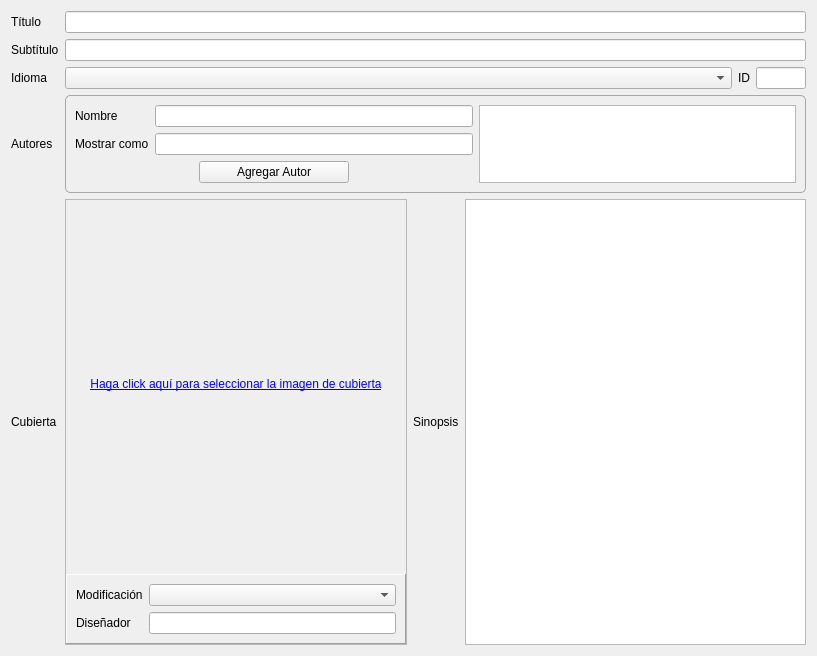
<?xml version="1.0" encoding="UTF-8"?>
<ui version="4.0">
 <class>BasicMetadata</class>
 <widget class="QWidget" name="BasicMetadata">
  <property name="geometry">
   <rect>
    <x>0</x>
    <y>0</y>
    <width>817</width>
    <height>656</height>
   </rect>
  </property>
  <property name="styleSheet">
   <string notr="true">QGroupBox
{ 
	border: 1px solid #A6A6A6; 
	border-radius: 5px; 
}</string>
  </property>
  <layout class="QGridLayout" name="gridLayout_2" rowstretch="0,0,0,0,0">
   <property name="spacing">
    <number>6</number>
   </property>
   <item row="4" column="0">
    <widget class="QLabel" name="label_5">
     <property name="sizePolicy">
      <sizepolicy hsizetype="Fixed" vsizetype="Preferred">
       <horstretch>0</horstretch>
       <verstretch>0</verstretch>
      </sizepolicy>
     </property>
     <property name="text">
      <string>Cubierta</string>
     </property>
    </widget>
   </item>
   <item row="3" column="0">
    <widget class="QLabel" name="label_3">
     <property name="text">
      <string>Autores</string>
     </property>
    </widget>
   </item>
   <item row="0" column="0">
    <widget class="QLabel" name="label">
     <property name="sizePolicy">
      <sizepolicy hsizetype="Preferred" vsizetype="Preferred">
       <horstretch>0</horstretch>
       <verstretch>0</verstretch>
      </sizepolicy>
     </property>
     <property name="text">
      <string>Título</string>
     </property>
    </widget>
   </item>
   <item row="0" column="1" colspan="3">
    <widget class="QLineEdit" name="titleInput">
     <property name="sizePolicy">
      <sizepolicy hsizetype="Preferred" vsizetype="Preferred">
       <horstretch>0</horstretch>
       <verstretch>0</verstretch>
      </sizepolicy>
     </property>
     <property name="maximumSize">
      <size>
       <width>16777215</width>
       <height>16777215</height>
      </size>
     </property>
     <property name="font">
      <font>
       <weight>75</weight>
       <bold>true</bold>
      </font>
     </property>
     <property name="alignment">
      <set>Qt::AlignCenter</set>
     </property>
    </widget>
   </item>
   <item row="1" column="0">
    <widget class="QLabel" name="label_2">
     <property name="sizePolicy">
      <sizepolicy hsizetype="Preferred" vsizetype="Preferred">
       <horstretch>0</horstretch>
       <verstretch>0</verstretch>
      </sizepolicy>
     </property>
     <property name="text">
      <string>Subtítulo</string>
     </property>
    </widget>
   </item>
   <item row="1" column="1" colspan="3">
    <widget class="QLineEdit" name="subtitleInput">
     <property name="sizePolicy">
      <sizepolicy hsizetype="Preferred" vsizetype="Preferred">
       <horstretch>0</horstretch>
       <verstretch>0</verstretch>
      </sizepolicy>
     </property>
     <property name="maximumSize">
      <size>
       <width>16777215</width>
       <height>16777215</height>
      </size>
     </property>
     <property name="font">
      <font>
       <weight>75</weight>
       <bold>true</bold>
      </font>
     </property>
     <property name="alignment">
      <set>Qt::AlignCenter</set>
     </property>
    </widget>
   </item>
   <item row="3" column="1" colspan="3">
    <widget class="QGroupBox" name="groupBox">
     <property name="sizePolicy">
      <sizepolicy hsizetype="Preferred" vsizetype="Preferred">
       <horstretch>0</horstretch>
       <verstretch>0</verstretch>
      </sizepolicy>
     </property>
     <property name="styleSheet">
      <string notr="true"/>
     </property>
     <property name="title">
      <string/>
     </property>
     <property name="flat">
      <bool>false</bool>
     </property>
     <layout class="QGridLayout" name="gridLayout_3">
      <item row="0" column="0">
       <widget class="QLabel" name="label_4">
        <property name="text">
         <string>Nombre</string>
        </property>
       </widget>
      </item>
      <item row="0" column="1">
       <widget class="QLineEdit" name="authorInput"/>
      </item>
      <item row="1" column="1">
       <widget class="QLineEdit" name="authorFileAsInput"/>
      </item>
      <item row="1" column="0">
       <widget class="QLabel" name="label_9">
        <property name="text">
         <string>Mostrar como</string>
        </property>
       </widget>
      </item>
      <item row="2" column="0" colspan="2" alignment="Qt::AlignHCenter">
       <widget class="QPushButton" name="addAuthorButton">
        <property name="sizePolicy">
         <sizepolicy hsizetype="Expanding" vsizetype="Fixed">
          <horstretch>0</horstretch>
          <verstretch>0</verstretch>
         </sizepolicy>
        </property>
        <property name="minimumSize">
         <size>
          <width>150</width>
          <height>0</height>
         </size>
        </property>
        <property name="text">
         <string>Agregar Autor</string>
        </property>
        <property name="icon">
         <iconset resource="../../resources/images/images.qrc">
          <normaloff>:/add_16x16.png</normaloff>:/add_16x16.png</iconset>
        </property>
        <property name="iconSize">
         <size>
          <width>16</width>
          <height>16</height>
         </size>
        </property>
       </widget>
      </item>
      <item row="0" column="2" rowspan="3">
       <widget class="ExtendedQListWidget" name="authorsList">
        <property name="sizePolicy">
         <sizepolicy hsizetype="Expanding" vsizetype="Preferred">
          <horstretch>0</horstretch>
          <verstretch>0</verstretch>
         </sizepolicy>
        </property>
        <property name="maximumSize">
         <size>
          <width>16777215</width>
          <height>16777215</height>
         </size>
        </property>
        <property name="focusPolicy">
         <enum>Qt::ClickFocus</enum>
        </property>
       </widget>
      </item>
     </layout>
    </widget>
   </item>
   <item row="4" column="1" colspan="3">
    <layout class="QHBoxLayout" name="horizontalLayout" stretch="1,0,1">
     <item>
      <widget class="QFrame" name="frame">
       <property name="sizePolicy">
        <sizepolicy hsizetype="Expanding" vsizetype="Expanding">
         <horstretch>0</horstretch>
         <verstretch>0</verstretch>
        </sizepolicy>
       </property>
       <property name="frameShape">
        <enum>QFrame::StyledPanel</enum>
       </property>
       <property name="frameShadow">
        <enum>QFrame::Sunken</enum>
       </property>
       <layout class="QVBoxLayout" name="verticalLayout_4">
        <property name="margin">
         <number>0</number>
        </property>
        <item>
         <widget class="ExtendedQLabel" name="coverImage">
          <property name="sizePolicy">
           <sizepolicy hsizetype="Ignored" vsizetype="Ignored">
            <horstretch>0</horstretch>
            <verstretch>0</verstretch>
           </sizepolicy>
          </property>
          <property name="maximumSize">
           <size>
            <width>16777215</width>
            <height>16777215</height>
           </size>
          </property>
          <property name="text">
           <string>&lt;html&gt;&lt;head/&gt;&lt;body&gt;&lt;p&gt;&lt;span style=&quot; text-decoration: underline; color:#0000ff;&quot;&gt;Haga click aquí para seleccionar la imagen de cubierta&lt;/span&gt;&lt;/p&gt;&lt;/body&gt;&lt;/html&gt;</string>
          </property>
          <property name="scaledContents">
           <bool>true</bool>
          </property>
          <property name="alignment">
           <set>Qt::AlignCenter</set>
          </property>
          <property name="wordWrap">
           <bool>true</bool>
          </property>
         </widget>
        </item>
        <item>
         <widget class="QFrame" name="frame_7">
          <property name="sizePolicy">
           <sizepolicy hsizetype="Preferred" vsizetype="Fixed">
            <horstretch>0</horstretch>
            <verstretch>0</verstretch>
           </sizepolicy>
          </property>
          <property name="styleSheet">
           <string notr="true"/>
          </property>
          <property name="frameShape">
           <enum>QFrame::Panel</enum>
          </property>
          <property name="frameShadow">
           <enum>QFrame::Raised</enum>
          </property>
          <layout class="QGridLayout" name="gridLayout_5">
           <item row="0" column="0">
            <widget class="QLabel" name="label_12">
             <property name="text">
              <string>Modificación</string>
             </property>
            </widget>
           </item>
           <item row="0" column="1">
            <widget class="QComboBox" name="coverModificationInput"/>
           </item>
           <item row="1" column="0">
            <widget class="QLabel" name="label_13">
             <property name="text">
              <string>Diseñador</string>
             </property>
            </widget>
           </item>
           <item row="1" column="1">
            <widget class="QLineEdit" name="coverDesignerInput"/>
           </item>
          </layout>
         </widget>
        </item>
       </layout>
      </widget>
     </item>
     <item>
      <widget class="QLabel" name="label_6">
       <property name="sizePolicy">
        <sizepolicy hsizetype="Fixed" vsizetype="Preferred">
         <horstretch>0</horstretch>
         <verstretch>0</verstretch>
        </sizepolicy>
       </property>
       <property name="text">
        <string>Sinopsis</string>
       </property>
      </widget>
     </item>
     <item>
      <widget class="QPlainTextEdit" name="synopsisInput">
       <property name="sizePolicy">
        <sizepolicy hsizetype="Expanding" vsizetype="Expanding">
         <horstretch>1</horstretch>
         <verstretch>0</verstretch>
        </sizepolicy>
       </property>
       <property name="frameShape">
        <enum>QFrame::StyledPanel</enum>
       </property>
      </widget>
     </item>
    </layout>
   </item>
   <item row="2" column="0">
    <widget class="QLabel" name="label_7">
     <property name="text">
      <string>Idioma</string>
     </property>
    </widget>
   </item>
   <item row="2" column="1">
    <widget class="QComboBox" name="languageInput">
     <property name="sizePolicy">
      <sizepolicy hsizetype="Expanding" vsizetype="Fixed">
       <horstretch>0</horstretch>
       <verstretch>0</verstretch>
      </sizepolicy>
     </property>
    </widget>
   </item>
   <item row="2" column="3">
    <widget class="QLineEdit" name="idInput">
     <property name="sizePolicy">
      <sizepolicy hsizetype="Preferred" vsizetype="Fixed">
       <horstretch>0</horstretch>
       <verstretch>0</verstretch>
      </sizepolicy>
     </property>
     <property name="maximumSize">
      <size>
       <width>50</width>
       <height>16777215</height>
      </size>
     </property>
    </widget>
   </item>
   <item row="2" column="2">
    <widget class="QLabel" name="label_8">
     <property name="sizePolicy">
      <sizepolicy hsizetype="Preferred" vsizetype="Preferred">
       <horstretch>0</horstretch>
       <verstretch>0</verstretch>
      </sizepolicy>
     </property>
     <property name="text">
      <string>ID</string>
     </property>
    </widget>
   </item>
  </layout>
 </widget>
 <customwidgets>
  <customwidget>
   <class>ExtendedQLabel</class>
   <extends>QLabel</extends>
   <header>epubcreator.gui.custom_widgets</header>
  </customwidget>
  <customwidget>
   <class>ExtendedQListWidget</class>
   <extends>QListWidget</extends>
   <header>epubcreator.gui.custom_widgets</header>
  </customwidget>
 </customwidgets>
 <tabstops>
  <tabstop>titleInput</tabstop>
  <tabstop>subtitleInput</tabstop>
  <tabstop>languageInput</tabstop>
  <tabstop>idInput</tabstop>
  <tabstop>authorInput</tabstop>
  <tabstop>authorFileAsInput</tabstop>
  <tabstop>addAuthorButton</tabstop>
  <tabstop>authorsList</tabstop>
  <tabstop>coverModificationInput</tabstop>
  <tabstop>coverDesignerInput</tabstop>
  <tabstop>synopsisInput</tabstop>
 </tabstops>
 <resources>
  <include location="../../resources/images/images.qrc"/>
 </resources>
 <connections/>
</ui>
